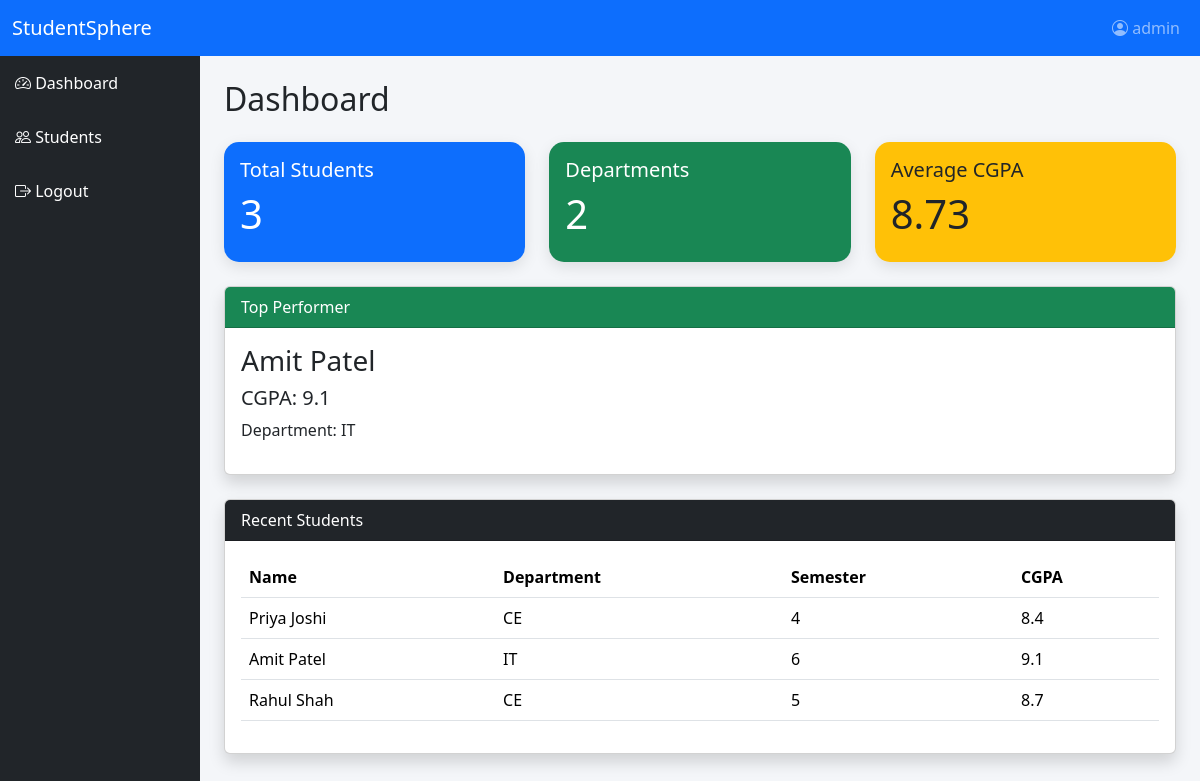
The page /dashboard/ (signed in) on the database its author committed.
### students/models.py (models this page shows, shortened)
class Student(models.Model):
    name = models.CharField(max_length=100)
    email = models.EmailField(unique=True)
    phone = models.CharField(max_length=15)
    department = models.CharField(max_length=50)
    semester = models.IntegerField()
    cgpa = models.FloatField()
    city = models.CharField(max_length=50)

### accounts/views.py (the view)
@login_required
def dashboard(request):
    total_students = Student.objects.count()
    departments = Student.objects.values(
        "department"
    ).distinct().count()
    average = Student.objects.aggregate(
        Avg("cgpa")
    )
    topper = Student.objects.order_by(
        "-cgpa"
    ).first()
    recent_students = Student.objects.order_by(
        "-id"
    )[:5]
    context = {
        "total_students": total_students,
        "departments": departments,
        "average_cgpa": round(
            average["cgpa__avg"],
            2
        ),
        "topper": topper,
        "recent_students": recent_students
    }
    return render(
        request,
        "dashboard.html",
        context
    )

### accounts/templates/dashboard.html
{% extends 'base.html' %}
{% block content %}
<h2 class="mb-4">
    Dashboard
</h2>
<div class="row">
    <div class="col-md-4 mb-4">
        <div class="card bg-primary text-white card-box">
            <div class="card-body">
                <h5>Total Students</h5>
                <h1>
                    {{ total_students }}
                </h1>
            </div>
        </div>
    </div>
    <div class="col-md-4 mb-4">
        <div class="card bg-success text-white card-box">
            <div class="card-body">
                <h5>Departments</h5>
                <h1>
                    {{ departments }}
                </h1>
            </div>
        </div>
    </div>
    <div class="col-md-4 mb-4">
        <div class="card bg-warning card-box">
            <div class="card-body">
                <h5>Average CGPA</h5>
                <h1>
                    {{ average_cgpa }}
                </h1>
            </div>
        </div>
    </div>
</div>
<div class="card shadow mb-4">
    <div class="card-header bg-success text-white">
        Top Performer
    </div>
    <div class="card-body">
        <h3>
            {{ topper.name }}
        </h3>
        <h5>
            CGPA: {{ topper.cgpa }}
        </h5>
        <p>
            Department: {{ topper.department }}
        </p>
    </div>
</div>
<div class="card shadow">
    <div class="card-header bg-dark text-white">
        Recent Students
    </div>
    <div class="card-body">
        <table class="table table-hover">
            <thead>
                <tr>
                    <th>Name</th>
                    <th>Department</th>
                    <th>Semester</th>
                    <th>CGPA</th>
                </tr>
            </thead>
            <tbody>
                {% for student in recent_students %}
                <tr>
                    <td>
                        {{ student.name }}
                    </td>
                    <td>
                        {{ student.department }}
                    </td>
                    <td>
                        {{ student.semester }}
                    </td>
                    <td>
                        {{ student.cgpa }}
                    </td>
                </tr>
                {% endfor %}
            </tbody>
        </table>
    </div>
</div>
{% endblock %}

### CollegePortal/templates/base.html (shortened to what this page needs)
<!DOCTYPE html>
<html>
<head>
    <link href="https://cdn.jsdelivr.net/npm/bootstrap@5.3.3/dist/css/bootstrap.min.css"
          rel="stylesheet">
    <link href="https://cdn.jsdelivr.net/npm/bootstrap-icons@1.11.3/font/bootstrap-icons.css"
          rel="stylesheet">
</head>
<body>
<nav class="navbar navbar-expand-lg navbar-dark bg-primary">
    <div class="container-fluid">
        <a class="navbar-brand">
            StudentSphere
        </a>
        <div class="collapse navbar-collapse"
             id="menu">
            <ul class="navbar-nav ms-auto">
                <li class="nav-item">
                    <span class="nav-link">
                        <i class="bi bi-person-circle"></i>
                         {{ request.user }}
                    </span>
                </li>
            </ul>
        </div>
    </div>
</nav>
<div class="container-fluid">
    <div class="row">
        <div class="col-md-2 sidebar p-0">
            <a href="{% url 'dashboard' %}">
    <i class="bi bi-speedometer2"></i>
    Dashboard
</a>
<a href="{% url 'student_list' %}">
    <i class="bi bi-people"></i>
    Students
</a>
<a href="{% url 'logout' %}">
    <i class="bi bi-box-arrow-right"></i>
    Logout
</a>
        </div>
        <div class="col-md-10 p-4">
            {% block content %}
            {% endblock %}
        </div>
    </div>
</div>
</body>
</html>

### CollegePortal/templates/base.html (style rules this page uses)
body { background:#f4f6f9; }
.sidebar { min-height:100vh; background:#212529; }
.sidebar a { color:white; text-decoration:none; display:block; padding:15px; transition:0.3s; }
.card-box { border:none; border-radius:15px; box-shadow:0 5px 15px rgba(0,0,0,0.1); }

### rows shown on the page
Student: name "Amit Patel", cgpa "9.1", department "IT", semester "6"
Student: name "Priya Joshi", department "CE", semester "4", cgpa "8.4"
Student: name "Rahul Shah", department "CE", semester "5", cgpa "8.7"

### other values the page prints
{{ request.user }} "admin"
{{ total_students }} "3"
{{ departments }} "2"
{{ average_cgpa }} "8.73"
